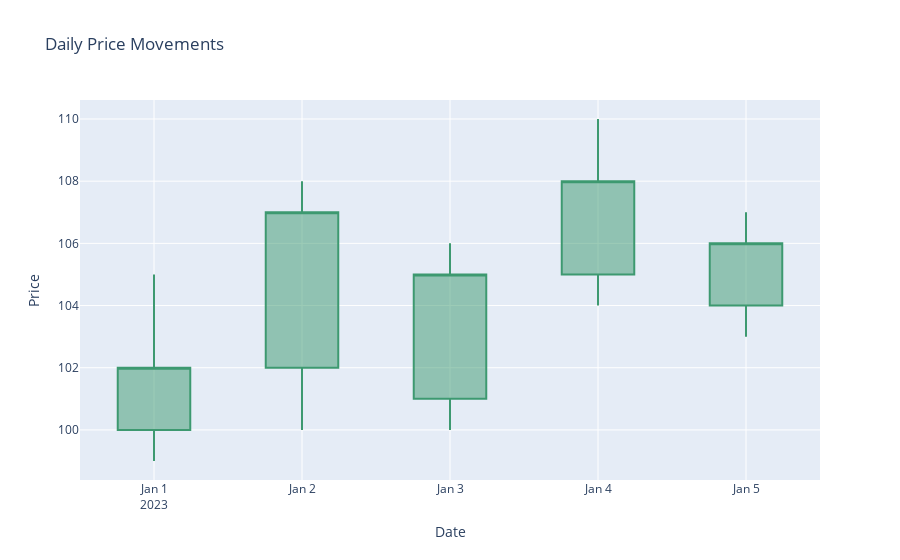

Write notebook code for a chart like this one.
### Code cell
import pandas as pd

# Example dataset: Date, Open, High, Low, Close
data = {
    'Date': ['2023-01-01', '2023-01-02', '2023-01-03', 
             '2023-01-04', '2023-01-05'],
    'Open': [100, 102, 101, 105, 104],
    'High': [105, 108, 106, 110, 107],
    'Low': [99, 100, 100, 104, 103],
    'Close': [102, 107, 105, 108, 106]
}

df = pd.DataFrame(data)
df['Date'] = pd.to_datetime(df['Date'])  # Convert 'Date' to datetime

import plotly.graph_objects as go

# Create the candlestick chart
fig = go.Figure(data=[go.Candlestick(x=df['Date'],
                                       open=df['Open'],
                                       high=df['High'],
                                       low=df['Low'],
                                       close=df['Close'],
                                       name='Candlestick Chart')])

# Update layout for better visualization
fig.update_layout(title=' Daily Price Movements',
                  xaxis_title='Date',
                  yaxis_title='Price',
                  xaxis_rangeslider_visible=False) 

fig.show()

### Figure 1 — Plotly figure (JSON) as saved in the notebook; plotly's stock layout.template omitted (floating-point values rounded to 4 significant figures)
{"data": [{"close": [102, 107, 105, 108, 106], "high": [105, 108, 106, 110, 107], "low": [99, 100, 100, 104, 103], "name": "Candlestick Chart", "open": [100, 102, 101, 105, 104], "x": ["2023-01-01T00:00:00", "2023-01-02T00:00:00", "2023-01-03T00:00:00", "2023-01-04T00:00:00", "2023-01-05T00:00:00"], "type": "candlestick"}], "layout": {"xaxis": {"rangeslider": {"visible": false}, "title": {"text": "Date"}}, "title": {"text": " Daily Price Movements"}, "yaxis": {"title": {"text": "Price"}}}}
